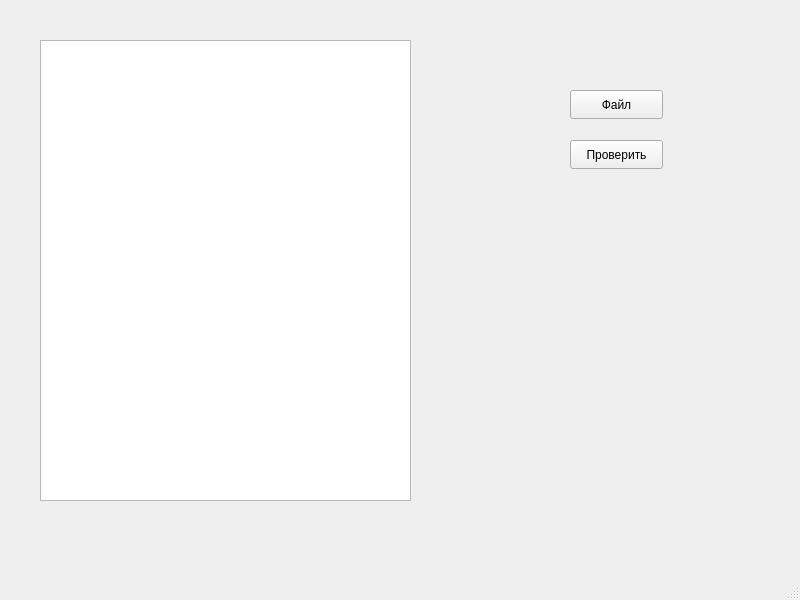
<?xml version="1.0" encoding="UTF-8"?>
<ui version="4.0">
 <class>MainWindow</class>
 <widget class="QMainWindow" name="MainWindow">
  <property name="geometry">
   <rect>
    <x>0</x>
    <y>0</y>
    <width>800</width>
    <height>600</height>
   </rect>
  </property>
  <property name="windowTitle">
   <string>MainWindow</string>
  </property>
  <widget class="QWidget" name="centralwidget">
   <widget class="QTextEdit" name="textEdit">
    <property name="geometry">
     <rect>
      <x>40</x>
      <y>40</y>
      <width>371</width>
      <height>461</height>
     </rect>
    </property>
   </widget>
   <widget class="QPushButton" name="pushButton">
    <property name="geometry">
     <rect>
      <x>570</x>
      <y>90</y>
      <width>93</width>
      <height>29</height>
     </rect>
    </property>
    <property name="text">
     <string>Файл</string>
    </property>
   </widget>
   <widget class="QPushButton" name="pushButton_2">
    <property name="geometry">
     <rect>
      <x>570</x>
      <y>140</y>
      <width>93</width>
      <height>29</height>
     </rect>
    </property>
    <property name="text">
     <string>Проверить</string>
    </property>
   </widget>
  </widget>
  <widget class="QMenuBar" name="menubar">
   <property name="geometry">
    <rect>
     <x>0</x>
     <y>0</y>
     <width>800</width>
     <height>26</height>
    </rect>
   </property>
  </widget>
  <widget class="QStatusBar" name="statusbar"/>
 </widget>
 <resources/>
 <connections/>
</ui>
